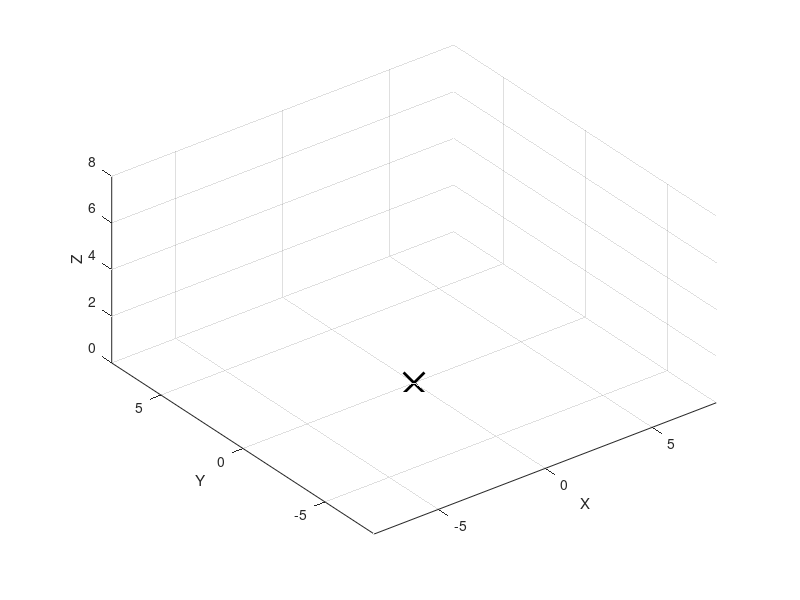

Write MATLAB code to recreate this figure. (Note: this script raises an error after producing the figure.)
clc; clear; close all;

f = figure();
clf;

grid on;
hold on;
axis equal;
axis([-8 8 -8 8 0 8]); 
axis manual; 
axis vis3d;

view(3);            
xlabel('X'); ylabel('Y'); zlabel('Z');
plot3(0, 0, 0, 'kx', 'MarkerSize', 15, 'LineWidth', 2);

wheel_center_seat_distance = 2.5;
wheel_radius = 1.0;
wheel_width = 0.25;
simulation_delta_time = 1/60;

unicycle_root_transform = hgtransform; 

% Seat Line
seat_transform = hgtransform('Parent', unicycle_root_transform);
plot3([0, 0], [0, 0], [0, wheel_center_seat_distance], 'LineWidth', 4, 'Color', 'r', 'Parent', seat_transform);

% Wheel
wheel_transform = hgtransform('Parent', unicycle_root_transform);
wheel_xrotated_pi2 = hgtransform('Parent', wheel_transform);
set(wheel_xrotated_pi2, 'Matrix', makehgtform('xrotate', pi/2));
[xc, yc, zc] = cylinder(wheel_radius, 30);
zc = zc * wheel_width - (wheel_width/2);
surf(xc, yc, zc, 'Parent', wheel_xrotated_pi2, 'FaceColor', [0.2 0.2 0.2], 'EdgeColor', 'none'); 
% Wheel Spoke
plot3([0 0], [0 wheel_radius], [0 0], 'LineWidth', 3, 'Color', 'b', 'Parent', wheel_xrotated_pi2);


t = 0;
pathRadius = 6.0;

% Inputs: 
% wheel torque        | τ_1
% lean side torque    | τ_2  
% lean forward torque | τ_3

% Outputs:
% wheel position        | x y
% wheel pitch (rolling) | Ω
% wheel yaw             | θ
% wheel roll            | φ
% shaft lean            | α

while ishandle(f)
    x = pathRadius * cos(t);
    y = pathRadius * sin(t);
    theta = t + (pi/2); % tangent to a circle
    phi = 0.3;
    Omega = -(pathRadius * t) / wheel_radius;
    alpha = -0.3;
    
    
    T_pos  = makehgtform('translate', [x, y, wheel_radius]);
    T_yaw  = makehgtform('zrotate', theta);
    T_lean = makehgtform('xrotate', phi);
    
    % Handles x, y, theta, and phi
    set(unicycle_root_transform, 'Matrix', T_pos * T_yaw * T_lean);
    
    set(wheel_transform, 'Matrix', makehgtform('yrotate', Omega));

    set(seat_transform, 'Matrix',  makehgtform('yrotate', alpha))
    
    drawnow; t = t + simulation_delta_time; pause(simulation_delta_time);
end